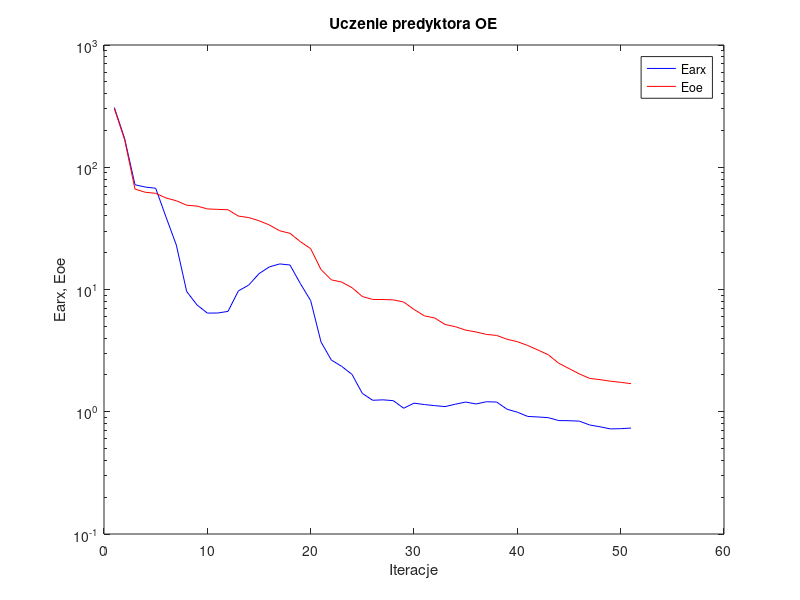
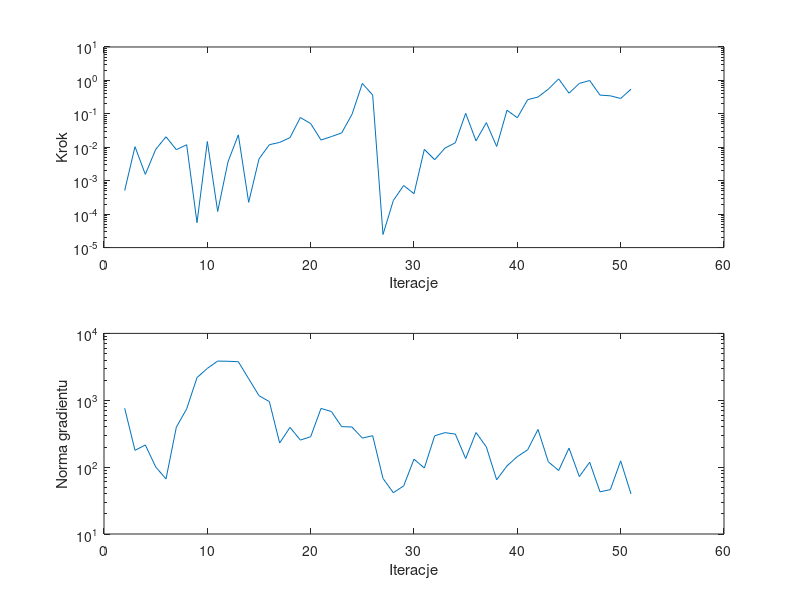

Write MATLAB code to recreate these figures, in order.
%uczenie predyktora oe
clear all;
n=0; farx(n+1)=3.078912e+002; foe(n+1)=3.019316e+002; wspucz(n+1)=0.000000e+000; ng(n+1)=0.000000e+000;
%odnowa zmiennej metryki
n=1; farx(n+1)=1.712604e+002; foe(n+1)=1.673595e+002; krok(n+1)=5.069434e-004; ng(n+1)=7.600024e+002;
n=2; farx(n+1)=7.188735e+001; foe(n+1)=6.628127e+001; krok(n+1)=1.042905e-002; ng(n+1)=1.782671e+002;
n=3; farx(n+1)=6.884345e+001; foe(n+1)=6.242785e+001; krok(n+1)=1.548092e-003; ng(n+1)=2.143675e+002;
n=4; farx(n+1)=6.733818e+001; foe(n+1)=6.123616e+001; krok(n+1)=8.625805e-003; ng(n+1)=1.008377e+002;
n=5; farx(n+1)=3.918196e+001; foe(n+1)=5.603783e+001; krok(n+1)=2.065111e-002; ng(n+1)=6.655042e+001;
n=6; farx(n+1)=2.308474e+001; foe(n+1)=5.321866e+001; krok(n+1)=8.494456e-003; ng(n+1)=3.953545e+002;
n=7; farx(n+1)=9.635531e+000; foe(n+1)=4.891767e+001; krok(n+1)=1.189399e-002; ng(n+1)=7.436999e+002;
n=8; farx(n+1)=7.479440e+000; foe(n+1)=4.814567e+001; krok(n+1)=5.581911e-005; ng(n+1)=2.181826e+003;
n=9; farx(n+1)=6.412243e+000; foe(n+1)=4.564386e+001; krok(n+1)=1.486332e-002; ng(n+1)=2.996373e+003;
n=10; farx(n+1)=6.420727e+000; foe(n+1)=4.523224e+001; krok(n+1)=1.200037e-004; ng(n+1)=3.852760e+003;
n=11; farx(n+1)=6.622342e+000; foe(n+1)=4.491046e+001; krok(n+1)=3.677109e-003; ng(n+1)=3.830020e+003;
n=12; farx(n+1)=9.728791e+000; foe(n+1)=3.986130e+001; krok(n+1)=2.355148e-002; ng(n+1)=3.770412e+003;
n=13; farx(n+1)=1.086373e+001; foe(n+1)=3.877669e+001; krok(n+1)=2.263251e-004; ng(n+1)=2.100046e+003;
n=14; farx(n+1)=1.347017e+001; foe(n+1)=3.652461e+001; krok(n+1)=4.483426e-003; ng(n+1)=1.170909e+003;
n=15; farx(n+1)=1.530465e+001; foe(n+1)=3.373957e+001; krok(n+1)=1.196180e-002; ng(n+1)=9.546695e+002;
n=16; farx(n+1)=1.619079e+001; foe(n+1)=3.022885e+001; krok(n+1)=1.399673e-002; ng(n+1)=2.295403e+002;
n=17; farx(n+1)=1.586254e+001; foe(n+1)=2.880366e+001; krok(n+1)=1.946507e-002; ng(n+1)=3.933338e+002;
n=18; farx(n+1)=1.118292e+001; foe(n+1)=2.464685e+001; krok(n+1)=7.786028e-002; ng(n+1)=2.537321e+002;
n=19; farx(n+1)=8.115924e+000; foe(n+1)=2.157574e+001; krok(n+1)=5.113139e-002; ng(n+1)=2.848573e+002;
n=20; farx(n+1)=3.723736e+000; foe(n+1)=1.455413e+001; krok(n+1)=1.650423e-002; ng(n+1)=7.544797e+002;
n=21; farx(n+1)=2.648251e+000; foe(n+1)=1.199756e+001; krok(n+1)=2.085765e-002; ng(n+1)=6.791769e+002;
n=22; farx(n+1)=2.352567e+000; foe(n+1)=1.150536e+001; krok(n+1)=2.693892e-002; ng(n+1)=4.038180e+002;
n=23; farx(n+1)=2.020781e+000; foe(n+1)=1.035007e+001; krok(n+1)=9.642176e-002; ng(n+1)=3.978226e+002;
n=24; farx(n+1)=1.412626e+000; foe(n+1)=8.765739e+000; krok(n+1)=8.127796e-001; ng(n+1)=2.716618e+002;
n=25; farx(n+1)=1.241371e+000; foe(n+1)=8.292469e+000; krok(n+1)=3.655615e-001; ng(n+1)=2.953219e+002;
%odnowa zmiennej metryki
n=26; farx(n+1)=1.251584e+000; foe(n+1)=8.277885e+000; krok(n+1)=2.468559e-005; ng(n+1)=6.777936e+001;
n=27; farx(n+1)=1.232284e+000; foe(n+1)=8.226392e+000; krok(n+1)=2.563847e-004; ng(n+1)=4.138719e+001;
n=28; farx(n+1)=1.068306e+000; foe(n+1)=7.897814e+000; krok(n+1)=7.209870e-004; ng(n+1)=5.239320e+001;
n=29; farx(n+1)=1.175399e+000; foe(n+1)=6.870097e+000; krok(n+1)=4.090422e-004; ng(n+1)=1.314363e+002;
n=30; farx(n+1)=1.145637e+000; foe(n+1)=6.090289e+000; krok(n+1)=8.674162e-003; ng(n+1)=9.698997e+001;
n=31; farx(n+1)=1.122589e+000; foe(n+1)=5.851122e+000; krok(n+1)=4.258262e-003; ng(n+1)=2.940593e+002;
n=32; farx(n+1)=1.101827e+000; foe(n+1)=5.176454e+000; krok(n+1)=9.457647e-003; ng(n+1)=3.277976e+002;
n=33; farx(n+1)=1.152653e+000; foe(n+1)=4.964234e+000; krok(n+1)=1.364590e-002; ng(n+1)=3.120821e+002;
n=34; farx(n+1)=1.200605e+000; foe(n+1)=4.652804e+000; krok(n+1)=1.037624e-001; ng(n+1)=1.341757e+002;
n=35; farx(n+1)=1.157910e+000; foe(n+1)=4.495702e+000; krok(n+1)=1.560217e-002; ng(n+1)=3.292742e+002;
n=36; farx(n+1)=1.207462e+000; foe(n+1)=4.290990e+000; krok(n+1)=5.465714e-002; ng(n+1)=2.006979e+002;
n=37; farx(n+1)=1.200925e+000; foe(n+1)=4.210722e+000; krok(n+1)=1.056509e-002; ng(n+1)=6.460894e+001;
n=38; farx(n+1)=1.048910e+000; foe(n+1)=3.918341e+000; krok(n+1)=1.282857e-001; ng(n+1)=1.043578e+002;
n=39; farx(n+1)=9.921794e-001; foe(n+1)=3.743619e+000; krok(n+1)=7.660919e-002; ng(n+1)=1.436080e+002;
n=40; farx(n+1)=9.158275e-001; foe(n+1)=3.485366e+000; krok(n+1)=2.656312e-001; ng(n+1)=1.818957e+002;
n=41; farx(n+1)=9.063772e-001; foe(n+1)=3.197514e+000; krok(n+1)=3.185792e-001; ng(n+1)=3.654881e+002;
n=42; farx(n+1)=8.947538e-001; foe(n+1)=2.924675e+000; krok(n+1)=5.481842e-001; ng(n+1)=1.200982e+002;
n=43; farx(n+1)=8.470839e-001; foe(n+1)=2.495713e+000; krok(n+1)=1.112649e+000; ng(n+1)=8.894188e+001;
n=44; farx(n+1)=8.449946e-001; foe(n+1)=2.255541e+000; krok(n+1)=4.147513e-001; ng(n+1)=1.925208e+002;
n=45; farx(n+1)=8.379262e-001; foe(n+1)=2.039794e+000; krok(n+1)=8.131859e-001; ng(n+1)=7.219521e+001;
n=46; farx(n+1)=7.794139e-001; foe(n+1)=1.874115e+000; krok(n+1)=9.929818e-001; ng(n+1)=1.182692e+002;
n=47; farx(n+1)=7.535651e-001; foe(n+1)=1.831724e+000; krok(n+1)=3.636509e-001; ng(n+1)=4.274562e+001;
n=48; farx(n+1)=7.241055e-001; foe(n+1)=1.777992e+000; krok(n+1)=3.465039e-001; ng(n+1)=4.605075e+001;
n=49; farx(n+1)=7.271617e-001; foe(n+1)=1.741059e+000; krok(n+1)=2.889625e-001; ng(n+1)=1.239825e+002;
n=50; farx(n+1)=7.355438e-001; foe(n+1)=1.697652e+000; krok(n+1)=5.461275e-001; ng(n+1)=3.971674e+001;

figure; semilogy(farx,'b'); hold on; semilogy(foe,'r'); xlabel('Iteracje'); ylabel('Earx, Eoe'); legend('Earx','Eoe'); title('Uczenie predyktora OE');
figure; subplot(2,1,1); semilogy(krok); xlabel('Iteracje'); ylabel('Krok');
subplot(2,1,2); semilogy(ng); xlabel('Iteracje'); ylabel('Norma gradientu');
Earx=farx(n+1)
Eoe=foe(n+1)
